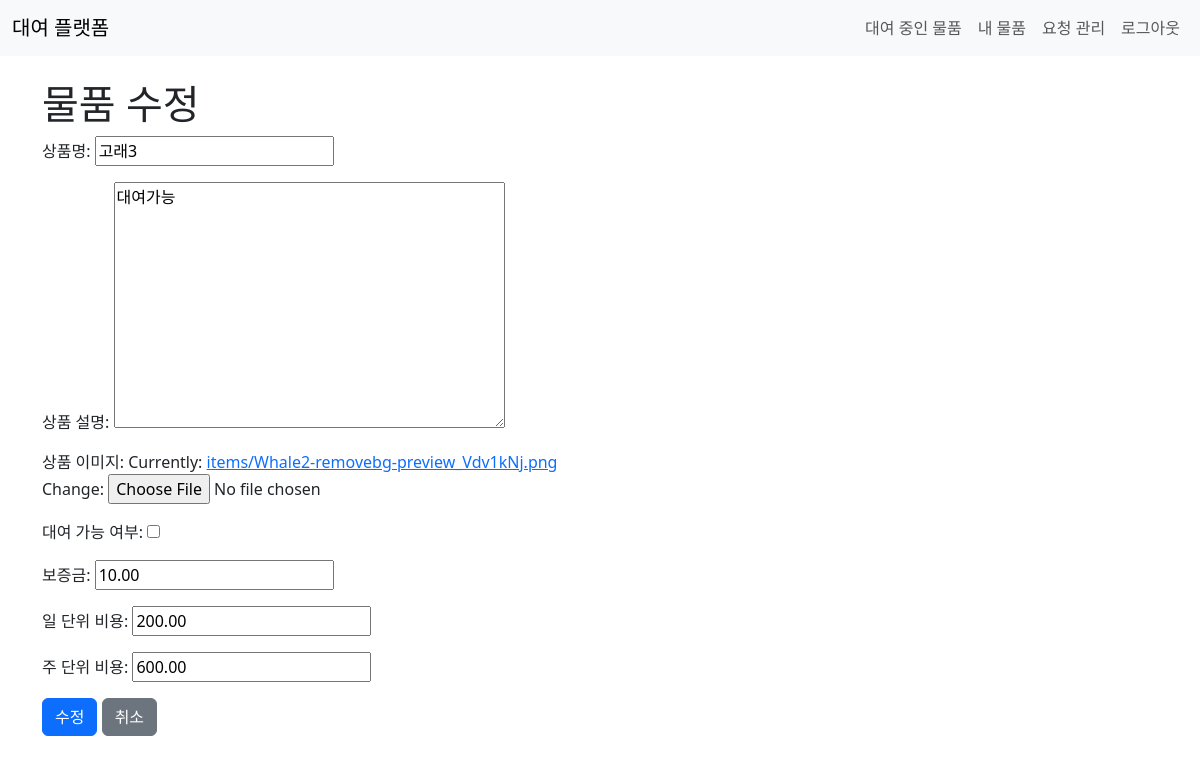
/edit-item/9/ (signed in), run on the app's committed database.
### rentals/models.py (models this page shows, shortened)
class Item(models.Model):
    owner = models.ForeignKey(User, on_delete=models.CASCADE)
    title = models.CharField(max_length=100)
    description = models.TextField()
    image = models.ImageField(upload_to='items/')
    deposit = models.DecimalField(max_digits=10, decimal_places=2, default=0.0)
    is_available = models.BooleanField(default=True)
    daily_cost = models.DecimalField(max_digits=10, decimal_places=2, default=0, verbose_name='일 단위 비용')  # 기본값 추가
    weekly_cost = models.DecimalField(max_digits=10, decimal_places=2, default=0, verbose_name='주 단위 비용')  # 기본값 추가

### rentals/views.py (the view)
# urls.py: path('edit-item/<int:pk>/', views.edit_item, name='edit_item'),
@login_required
def edit_item(request, pk):
    item = get_object_or_404(Item, pk=pk, owner=request.user)
    if request.method == 'POST':
        form = ItemForm(request.POST, request.FILES, instance=item)
        if form.is_valid():
            form.save()
            return redirect('my_items')
    else:
        form = ItemForm(instance=item)
    return render(request, 'rentals/edit_item.html', {'form': form, 'item': item})

### rentals/forms.py
class ItemForm(forms.ModelForm):
    class Meta:
        model = Item
        fields = ['title', 'description', 'image', 'is_available', 'deposit', 'daily_cost', 'weekly_cost']
        labels = {
            'title': '상품명',
            'description': '상품 설명',
            'image': '상품 이미지',
            'is_available': '대여 가능 여부',
            'deposit': '보증금',
            'daily_cost': '일 단위 비용',
            'weekly_cost': '주 단위 비용',
        }
        widgets = {
            'deposit': forms.NumberInput(attrs={'placeholder': '보증금 (원)'}),
            'daily_cost': forms.NumberInput(attrs={'placeholder': '일 단위 비용 (원)'}),
            'weekly_cost': forms.NumberInput(attrs={'placeholder': '주 단위 비용 (원)'}),
        }

### rentals/templates/rentals/edit_item.html (shortened to what this page needs)
{% extends 'rentals/base.html' %}
{% block content %}
<h1>물품 수정</h1>
<form method="post" enctype="multipart/form-data">
    {{ form.as_p }}
    <button type="submit" class="btn btn-primary">수정</button>
    <a href="{% url 'my_items' %}" class="btn btn-secondary">취소</a>
</form>
{% endblock %}

### data on the page
Item: title "고래3", description "대여가능", deposit "10.00", daily_cost "200.00", weekly_cost "600.00"
